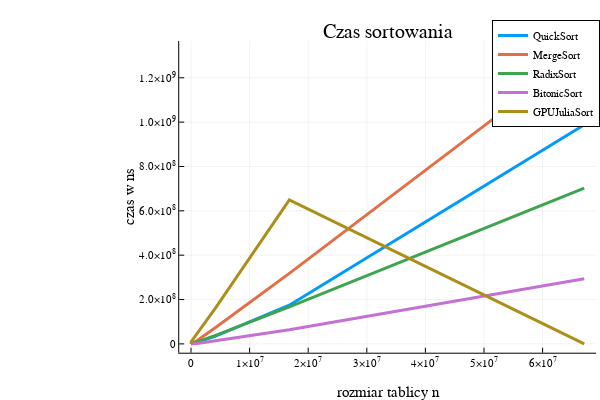

Notebook code cell kept with this figure:
### Code cell
plotly()
@df df plot(:n, [:QuickSort :MergeSort :RadixSort :BitonicSort :GPUJuliaSort], title = "Czas sortowania", xlabel="rozmiar tablicy n", ylabel="czas w ns", lw = 3) # , label=["Quick Sort", "Merge Sort", "Radix Sort"]

### Figure 1 — Plotly figure (JSON) as saved in the notebook; plotly's stock layout.template omitted (floating-point values rounded to 4 significant figures)
{"data": [{"colorbar": {"title": ""}, "legendgroup": "QuickSort", "line": {"color": "rgba(0, 154, 250, 1.000)", "dash": "solid", "shape": "linear", "width": 3}, "mode": "lines", "name": "QuickSort", "showlegend": true, "type": "scatter", "x": [16, 64, 256, 1024, 4096, 16384, 65536, 262144, 1048576, 4194304, 16777216, 67108864], "xaxis": "x", "y": [42.37, 183.5, 874.1, 4015.0, 17870.0, 78670.0, 347500.0, 1525000.0, 7090000.0, 35450000.0, 174400000.0, 987800000.0], "yaxis": "y", "zmax": null, "zmin": null}, {"colorbar": {"title": ""}, "legendgroup": "MergeSort", "line": {"color": "rgba(227, 111, 71, 1.000)", "dash": "solid", "shape": "linear", "width": 3}, "mode": "lines", "name": "MergeSort", "showlegend": true, "type": "scatter", "x": [16, 64, 256, 1024, 4096, 16384, 65536, 262144, 1048576, 4194304, 16777216, 67108864], "xaxis": "x", "y": [107.6, 373.5, 1521.0, 8204.0, 34320.0, 158200.0, 732900.0, 3329000.0, 15280000.0, 73960000.0, 317900000.0, 1326000000.0], "yaxis": "y", "zmax": null, "zmin": null}, {"colorbar": {"title": ""}, "legendgroup": "RadixSort", "line": {"color": "rgba(62, 164, 78, 1.000)", "dash": "solid", "shape": "linear", "width": 3}, "mode": "lines", "name": "RadixSort", "showlegend": true, "type": "scatter", "x": [16, 64, 256, 1024, 4096, 16384, 65536, 262144, 1048576, 4194304, 16777216, 67108864], "xaxis": "x", "y": [13760.0, 12920.0, 13070.0, 19750.0, 39610.0, 131100.0, 525000.0, 2044000.0, 8904000.0, 38100000.0, 167200000.0, 702300000.0], "yaxis": "y", "zmax": null, "zmin": null}, {"colorbar": {"title": ""}, "legendgroup": "BitonicSort", "line": {"color": "rgba(195, 113, 210, 1.000)", "dash": "solid", "shape": "linear", "width": 3}, "mode": "lines", "name": "BitonicSort", "showlegend": true, "type": "scatter", "x": [16, 64, 256, 1024, 4096, 16384, 65536, 262144, 1048576, 4194304, 16777216, 67108864], "xaxis": "x", "y": [0, 0, 145600.0, 206600.0, 285000.0, 378900.0, 480900.0, 683000.0, 1816000.0, 14070000.0, 63970000.0, 293900000.0], "yaxis": "y", "zmax": null, "zmin": null}, {"colorbar": {"title": ""}, "legendgroup": "GPUJuliaSort", "line": {"color": "rgba(172, 142, 24, 1.000)", "dash": "solid", "shape": "linear", "width": 3}, "mode": "lines", "name": "GPUJuliaSort", "showlegend": true, "type": "scatter", "x": [16, 64, 256, 1024, 4096, 16384, 65536, 262144, 1048576, 4194304, 16777216, 67108864], "xaxis": "x", "y": [62490.0, 69630.0, 116700.0, 4460000.0, 6632000.0, 8444000.0, 11810000.0, 18130000.0, 46390000.0, 162400000.0, 649400000.0, 0], "yaxis": "y", "zmax": null, "zmin": null}], "layout": {"annotations": [{"font": {"color": "rgba(0, 0, 0, 1.000)", "family": "sans-serif", "size": 20}, "rotation": 0, "showarrow": false, "text": "Czas sortowania", "x": 0.6461, "xanchor": "center", "xref": "paper", "y": 1, "yanchor": "top", "yref": "paper"}], "height": 400, "legend": {"bgcolor": "rgba(255, 255, 255, 1.000)", "bordercolor": "rgba(0, 0, 0, 1.000)", "borderwidth": 1, "font": {"color": "rgba(0, 0, 0, 1.000)", "family": "sans-serif", "size": 11}, "title": {"font": {"color": "rgba(0, 0, 0, 1.000)", "family": "sans-serif", "size": 15}, "text": ""}, "tracegroupgap": 0, "traceorder": "normal", "x": 1, "xanchor": "auto", "y": 1, "yanchor": "auto"}, "margin": {"b": 20, "l": 0, "r": 0, "t": 20}, "paper_bgcolor": "rgba(255, 255, 255, 1.000)", "plot_bgcolor": "rgba(255, 255, 255, 1.000)", "showlegend": true, "width": 600, "xaxis": {"anchor": "y", "domain": [0.2987, 0.9934], "gridcolor": "rgba(0, 0, 0, 0.100)", "gridwidth": 0.5, "linecolor": "rgba(0, 0, 0, 1.000)", "mirror": false, "range": [-2013000.0, 69120000.0], "showgrid": true, "showline": true, "showticklabels": true, "tickangle": 0, "tickcolor": "rgb(0, 0, 0)", "tickfont": {"color": "rgba(0, 0, 0, 1.000)", "family": "sans-serif", "size": 11}, "tickmode": "array", "ticks": "inside", "ticktext": ["0", "1×10<sup>7</sup>", "2×10<sup>7</sup>", "3×10<sup>7</sup>", "4×10<sup>7</sup>", "5×10<sup>7</sup>", "6×10<sup>7</sup>"], "tickvals": [0, 10000000, 20000000, 30000000, 40000000, 50000000, 60000000], "title": "rozmiar tablicy n", "titlefont": {"color": "rgba(0, 0, 0, 1.000)", "family": "sans-serif", "size": 15}, "type": "-", "visible": true, "zeroline": false, "zerolinecolor": "rgba(0, 0, 0, 1.000)"}, "yaxis": {"anchor": "x", "domain": [0.07581, 0.9415], "gridcolor": "rgba(0, 0, 0, 0.100)", "gridwidth": 0.5, "linecolor": "rgba(0, 0, 0, 1.000)", "mirror": false, "range": [-39780000.0, 1366000000.0], "showgrid": true, "showline": true, "showticklabels": true, "tickangle": 0, "tickcolor": "rgb(0, 0, 0)", "tickfont": {"color": "rgba(0, 0, 0, 1.000)", "family": "sans-serif", "size": 11}, "tickmode": "array", "ticks": "inside", "ticktext": ["0", "2.0×10<sup>8</sup>", "4.0×10<sup>8</sup>", "6.0×10<sup>8</sup>", "8.0×10<sup>8</sup>", "1.0×10<sup>9</sup>", "1.2×10<sup>9</sup>"], "tickvals": [0, 200000000, 400000000, 600000000, 800000000, 1000000000, 1200000000], "title": "czas w ns", "titlefont": {"color": "rgba(0, 0, 0, 1.000)", "family": "sans-serif", "size": 15}, "type": "-", "visible": true, "zeroline": false, "zerolinecolor": "rgba(0, 0, 0, 1.000)"}}}
